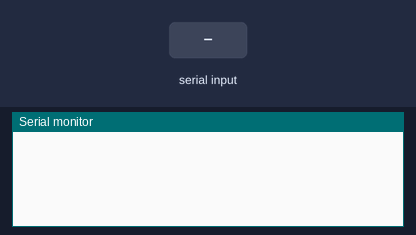
Recording of a sketch running on a simulated ESP32. Parts: the last lines printed to the serial monitor. The test bench sets the inputs (shaded band). WiFi joins after 1.5 s; servers stay silent unless stated.

Above: at 2.7 s.
2.8 s: "Untitled 2\n" received over the second serial link
At 4.5 s:
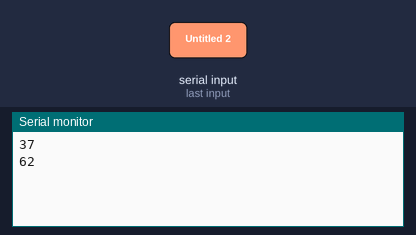
5.3 s: "90,45\n" received over the second serial link
At 7.7 s:
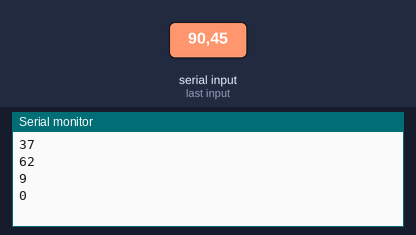
Timing chart, 0 to 9.2 s (numbered marks = the images above; inputs shaded):
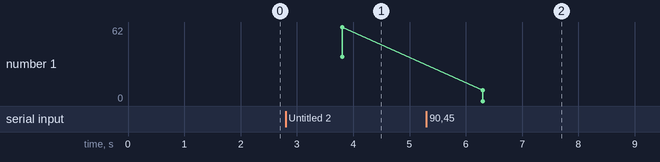

The sketch:

02.ino
```cpp
#include "arduino_secrets.h"
/*
  Sketch generated by the Arduino IoT Cloud Thing "Untitled 2"
  https://create.arduino.cc/cloud/things/02fbe424-1577-4ccc-99b4-7766e47954c4

  Arduino IoT Cloud Variables description

  The following variables are automatically generated and updated when changes are made to the Thing

  CloudLocation coordinates;

  Variables which are marked as READ/WRITE in the Cloud Thing will also have functions
  which are called when their values are changed from the Dashboard.
  These functions are generated with the Thing and added at the end of this sketch.
*/

#include "thingProperties.h"

//UART
#define U1RXD 16
#define U1TXD 17

double  Lats[4][6]={
  {22.6364582999265,	22.6364582999265,	22.6364582999265,	22.6364582999265,	22.6364582999265,	22.6364582999265},
  {22.6349390408069,	22.6349390408069,	22.6349390408069,	22.6349390408069,	22.6349390408069,	22.6349390408069},
  {22.6334197816872,	22.6334197816872,	22.6334197816872,	22.6334197816872,	22.6334197816872,	22.6334197816872},
  {22.6319005225676,	22.6319005225676,	22.6319005225676,	22.6319005225676,	22.6319005225676,	22.6319005225676}
};

double  Longs[4][6]={
  {120.30257035839 , 120.304121598992, 120.305672839593 , 120.307224080195 , 120.308775320796 , 120.310326561398},
  {120.30257035839 , 120.304121598992, 120.305672839593 , 120.307224080195 , 120.308775320796 , 120.310326561398},
  {120.30257035839 , 120.304121598992, 120.305672839593 , 120.307224080195 , 120.308775320796 , 120.310326561398},
  {120.30257035839 , 120.304121598992, 120.305672839593 , 120.307224080195 , 120.308775320796 , 120.310326561398}
};

int carX = 0;
int carY = 0;

void setup() {
  // Initialize serial and wait for port to open:
  Serial.begin(115200);
  Serial2.begin(9600, SERIAL_8N1, U1RXD, U1TXD);
  // This delay gives the chance to wait for a Serial Monitor without blocking if none is found
  delay(1500);

  // Defined in thingProperties.h
  initProperties();

  // Connect to Arduino IoT Cloud
  ArduinoCloud.begin(ArduinoIoTPreferredConnection);

  /*
     The following function allows you to obtain more information
     related to the state of network and IoT Cloud connection and errors
     the higher number the more granular information you’ll get.
     The default is 0 (only errors).
     Maximum is 4
 */
  setDebugMessageLevel(2);
  ArduinoCloud.printDebugInfo();
}

void loop() {
  ArduinoCloud.update();

  String str = Serial2.readString();
  if(str !=""){
    carX = (int)(str.charAt(0) - '0');
    carY = (int)(str.charAt(1) - '0');

    Serial.println(carX);
    Serial.println(carY);

    coordinates = {Lats[carX][carY], Longs[carX][carY]};
  }

}//end loop
```

arduino_secrets.h
```cpp
#define SECRET_SSID ""
#define SECRET_OPTIONAL_PASS ""
#define SECRET_DEVICE_KEY ""
```

thingProperties.h
```cpp
// Code generated by Arduino IoT Cloud, DO NOT EDIT.

#include <ArduinoIoTCloud.h>
#include <Arduino_ConnectionHandler.h>

const char DEVICE_LOGIN_NAME[]  = "cd0770aa-7972-49fe-8b5d-dc771b140756";

const char SSID[]               = SECRET_SSID;    // Network SSID (name)
const char PASS[]               = SECRET_OPTIONAL_PASS;    // Network password (use for WPA, or use as key for WEP)
const char DEVICE_KEY[]  = SECRET_DEVICE_KEY;    // Secret device password


CloudLocation coordinates;

void initProperties(){

  ArduinoCloud.setBoardId(DEVICE_LOGIN_NAME);
  ArduinoCloud.setSecretDeviceKey(DEVICE_KEY);
  ArduinoCloud.addProperty(coordinates, READ, ON_CHANGE, NULL);

}

WiFiConnectionHandler ArduinoIoTPreferredConnection(SSID, PASS);
```

Measured:
- after the input at 2.8 s, the serial monitor: prints a new line after 1.0 s (image 1)
- after the input at 5.3 s, the serial monitor: prints a new line after 1.0 s (image 2)
- plotted number 1: 62 → 0 after the input at 5.3 s
